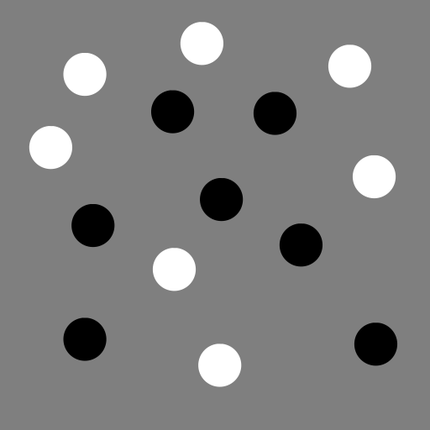
#> input picture Exam/Week 2/EX_2_data/test_blob_uniform.png, 430 x 430 px, shrunk from 512 x 512 before the run
$ jupyter execute 'Exam notebook week 2.ipynb'
#> lines starting #> are read from the running program, lines starting #| are printed output that depends on the picture; long printed decimals are rounded
# Exam Introduction

Scale-space blob detection is a technique used to detect blobs in an image by scanning through scale space.

This is important because objects have different physical size (flower example), and the distance to the camera may be unknown. Important for feature based analysis because we may not know at which scale features are in image!

Scale space is a space represented by a one-parameter family of smoothed image (using a Gaussian or derivate of a Gaussian), where the scale $t$ is the scale parameter. Allows us to represent an image at multiple scales. The intepretation here is that at scale $t$, any image structures of spatial size smaller than $\sqrt(t)$ will have been smoothed away. We define scale space at $t$ as:

$$
L(x,y,t) = g_t(x,y)*I
$$

Depending on the feature we want to extract, we convolve with different types of Gaussians. To detect blobs we look for spatial maxima and minima of the scale-space Laplacian:

$$
\nabla^2 L = L_{xx} + L_{yy}
$$

## Example with known r

* Perform $L_{xx}$ and $L_{yy}$ using $t=25^2/2$ (radius of circles are r=25).
* Find peak local mins and max.
* Plot local mins and max.
* Plot r = 25.

#### Extra
1. Remember the properties of the gaussian kernel:
    * Semigroup structure
    * Seperable
    * Does not introduce artefacts when going to higher scale etc.
2. Why use the laplacian for blob detection?
    * Gives high reponse at blobs. We detect blobs as the max and min of the image convolved with the Laplacian.
3. Remeber to normalize the scale space!

## Test implementation:

[cell 1]
#
import cv2
import numpy as np
import matplotlib.pyplot as plt
import scipy
from scipy import ndimage
import math
from skimage import feature

def gaussian(t=3, s=3):
    x = np.arange(-np.ceil(s*np.sqrt(t)), np.ceil((s*np.sqrt(t)))+1)
    filt = 1.0/np.sqrt(t*2.0*np.pi)*np.exp(-(x**2.0)/(2.0*t))
    return np.array([filt])

def fst_deriv_gaussian(t=3, s=3):
    x = np.arange(-np.ceil(s*np.sqrt(t)), np.ceil((s*np.sqrt(t)))+1)
    filt = (-x/t)*gaussian(t, s=s)
    return np.array([filt])

def scd_deriv_gaussian(t=3, s=3):
    x = np.arange(-np.ceil(s*np.sqrt(t)), np.ceil((s*np.sqrt(t)))+1)
    filt = ((x**2.0)/(t**2.0) - 1/t)*gaussian(t, s=s)
    return filt

img = cv2.imread('EX_2_data/test_blob_uniform.png', cv2.IMREAD_GRAYSCALE)
#> img is the input picture: shape (430, 430); min 0, max 255, mean 127.1
img = img.astype(float)
plt.imshow(img)
plt.show()

t = 25**2/2 # the variance of the filter
s = 3 # multiplier for finding kernel width
scd_gauss = scd_deriv_gaussian(t, s) # Second dev. gaussian filter
gauss = gaussian(t, s) # Gaussian filter

L_xx = img
L_xx = scipy.ndimage.convolve(L_xx, scd_gauss)
L_xx = scipy.ndimage.convolve(L_xx, gauss.transpose())
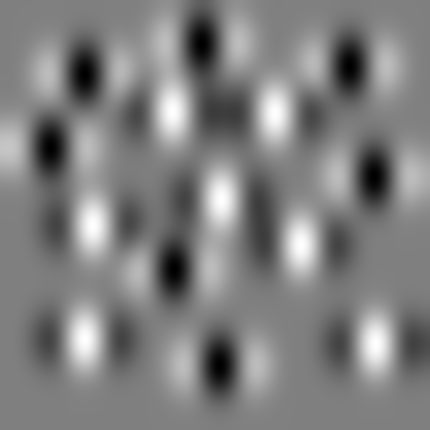
#> L_xx: shape (430, 430) float64; min -0.153, max 0.135, mean -0.00861; drawn with min black and max white

L_yy = img
L_yy = scipy.ndimage.convolve(L_yy, scd_gauss.transpose())
L_yy = scipy.ndimage.convolve(L_yy, gauss)

L_nab = L_xx + L_yy
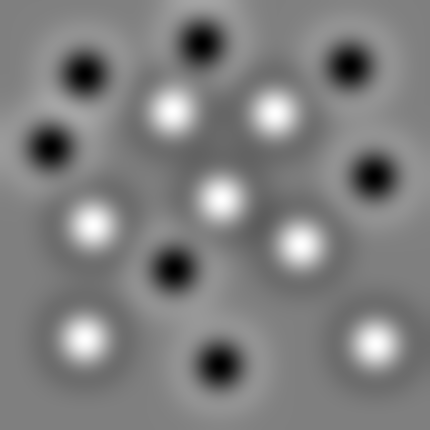
#> L_nab: shape (430, 430) float64; min -0.307, max 0.271, mean -0.0172; drawn with min black and max white

# Show the filtered image:
plt.imshow(L_nab, cmap = "gray")
plt.show()
print("Min: ", min(map(lambda x: min(x), L_nab)))
#| Min:  -0.3074
print("Max: ", max(map(lambda x: max(x), L_nab)))
#| Max:  0.2709
center_min = feature.peak_local_max(-L_nab, min_distance=1, threshold_rel=0.9)
#> center_min = [[43, 201], [269, 174], [365, 219], [66, 349], [176, 374], [147, 50], [74, 84]]
center_max = feature.peak_local_max(L_nab, min_distance=1, threshold_rel=0.9)
#> center_max = [[111, 172], [199, 221], [225, 93], [339, 84], [344, 375], [113, 275], [244, 301]]
fig = plt.figure(figsize=(9,6))
ax = fig.add_subplot(1,1,1)

im1 = ax.imshow(img, cmap='viridis')
ax.set_title('Image_with centers and circles')
ax.scatter(center_min[:,1], center_min[:,0], c='blue', s=4)
ax.scatter(center_max[:,1], center_max[:,0], c='red', s=4)
for iCirc in range(len(center_min[:,1])):
    circ = plt.Circle((center_min[iCirc,1], center_min[iCirc,0]), 25, edgecolor='blue', facecolor='None', fill=False)
    ax.add_artist(circ)
#> this loop made 7 passes
for iCirc in range(len(center_max[:,1])):
    circ = plt.Circle((center_max[iCirc,1], center_max[iCirc,0]), 25, edgecolor='red', facecolor='None', fill=False)
    ax.add_artist(circ)
fig.show()
fig.tight_layout()

Note that the separability of the gaussians are used to speed up computations.

[cell 2]
#
def scanScaleSpace(img, t_lst, s=3):
#> called with t_lst = array of shape (35,), s = 3
    r, c = img.shape
#> r = 430; c = 430
    L = np.zeros((len(t_lst),r,c))

    for i, t in enumerate(t_lst):
        scd_gauss = scd_deriv_gaussian(t, s) # Second dev. gaussian filter
        gauss = gaussian(t, s) # Gaussian filter

        L_xx = img
        L_xx = scipy.ndimage.convolve(L_xx, scd_gauss)
        L_xx = scipy.ndimage.convolve(L_xx, gauss.transpose())

        L_yy = img
        L_yy = scipy.ndimage.convolve(L_yy, scd_gauss.transpose())
        L_yy = scipy.ndimage.convolve(L_yy, gauss)

        L_nab = t*(L_xx + L_yy)

        L[i,:,:] = L_nab
#> this loop made 35 passes
#> pass 1, in scanScaleSpace, `L_yy = scipy.ndimage.convolve(L_yy, gauss)`:
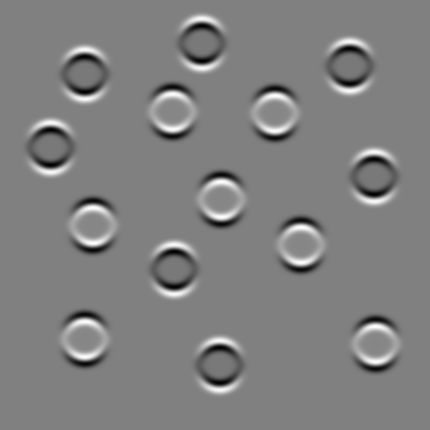
#> L_yy: shape (430, 430) float64; min -2.62, max 2.33, mean -0.13; drawn with min black and max white

    return L
min_size = 5
max_size = 40
sizes = np.arange(min_size, max_size)
t_lst = sizes**2/2

scale_space_L = scanScaleSpace(img, t_lst)
center_min = feature.peak_local_max(-scale_space_L, min_distance=1, threshold_rel=0.9)
#> center_min = [[17, 147, 50], [17, 269, 174], [17, 365, 219], [17, 43, 201], [17, 74, 84], [17, 176, 374], [17, 66, 349]]
center_max = feature.peak_local_max(scale_space_L, min_distance=1, threshold_rel=0.9)
#> center_max = [[16, 199, 221], [16, 111, 172], [16, 225, 93], [16, 339, 84], [16, 344, 375], [16, 113, 275], [16, 244, 301]]

center_min_2d = center_min[:,1:]
#> center_min_2d = [[147, 50], [269, 174], [365, 219], [43, 201], [74, 84], [176, 374], [66, 349]]
center_max_2d = center_max[:,1:]
#> center_max_2d = [[199, 221], [111, 172], [225, 93], [339, 84], [344, 375], [113, 275], [244, 301]]
# We plot the points from all detected scales:
fig = plt.figure(figsize=(9,6))
ax = fig.add_subplot(1,1,1)

im1 = ax.imshow(img, cmap='viridis')
ax.set_title('Image_with centers and circles')
ax.scatter(center_min_2d[:,1], center_min_2d[:,0], c='blue', s=4)
ax.scatter(center_max_2d[:,1], center_max_2d[:,0], c='red', s=4)
for iCirc in range(len(center_min_2d[:,1])):
    circ = plt.Circle((center_min_2d[iCirc,1], center_min_2d[iCirc,0]), sizes[center_min[iCirc,0]], edgecolor='blue', facecolor='None', fill=False)
    ax.add_artist(circ)
for iCirc in range(len(center_max_2d[:,1])):
    circ = plt.Circle((center_max_2d[iCirc,1], center_max_2d[iCirc,0]), sizes[center_max[iCirc,0]], edgecolor='red', facecolor='None', fill=False)
    ax.add_artist(circ)
fig.show()
fig.tight_layout()
print("Detected scales: ", sizes[19], ", ", sizes[20], ", ", sizes[21])

## Real world example

In generic problems we do not know radius of blobs, so we must sweep across $t$ for different values and detect local maxima and minima to find the best scales. Look at scale space as 3-D space $(x, y, t)$. Find local maxima and minima across whole scale space comparing pixels with 26 neighbours. Must scale normalize to make scales comparable as we smoothen (and thus flatten) derivative values. Also min threshold on Laplacian value to remove noise.

[cell 3]
#
img = cv2.imread('EX_2_data/test_blob_varying.png', cv2.IMREAD_GRAYSCALE)
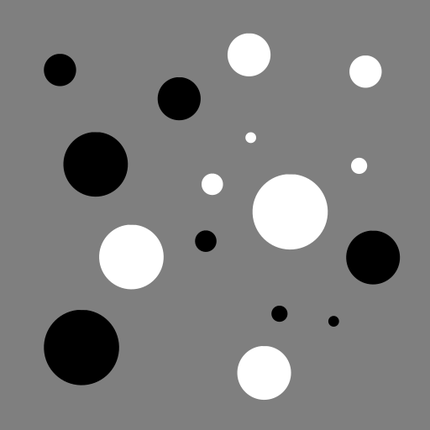
#> input picture Exam/Week 2/EX_2_data/test_blob_varying.png, 430 x 430 px, shrunk from 512 x 512 before the run
#> img is the input picture: shape (430, 430); min 0, max 255, mean 127.1
img = img.astype(float)
plt.imshow(img)
plt.show()
min_size = 5
max_size = 50
sizes = np.arange(min_size, max_size)
t_lst = sizes**2/2

scale_space_L = scanScaleSpace(img, t_lst)
#> the loop in scanScaleSpace (call 2), `for i, t in enumerate(t_lst):` made 45 passes
#> pass 1, in scanScaleSpace (call 2), `L_yy = scipy.ndimage.convolve(L_yy, scd_gauss.transpose())`:
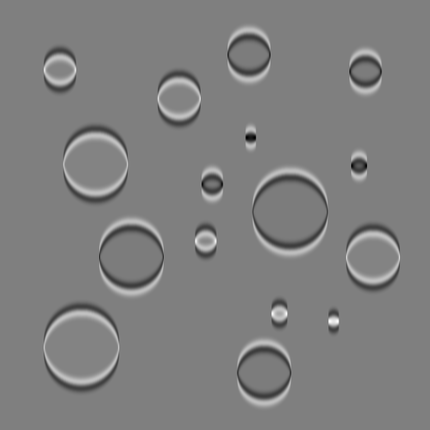
#> L_yy: shape (430, 430) float64; min -4.96, max 4.69, mean -0.13; drawn with min black and max white

center_min = feature.peak_local_max(-scale_space_L, min_distance=1, threshold_rel=0.9)
#> center_min = [[30, 257, 131], [34, 212, 291], [22, 372, 264], [11, 71, 365], [17, 54, 249], [3, 165, 359], [6, 184, 212]]
center_max = feature.peak_local_max(scale_space_L, min_distance=1, threshold_rel=0.9)
#> center_max = [[34, 346, 82], [6, 241, 205], [37, 345, 82], [22, 257, 372], [28, 165, 95], [3, 313, 279], [12, 69, 60], [16, 98, 179]]

center_min_2d = center_min[:,1:]
#> center_min_2d = [[257, 131], [212, 291], [372, 264], [71, 365], [54, 249], [165, 359], [184, 212]]
center_max_2d = center_max[:,1:]
#> center_max_2d = [[346, 82], [241, 205], [345, 82], [257, 372], [165, 95], [313, 279], [69, 60], [98, 179]]
fig = plt.figure(figsize=(9,6))
ax = fig.add_subplot(1,1,1)

im1 = ax.imshow(img, cmap='viridis')
ax.set_title('Image_with centers and circles')
ax.scatter(center_min_2d[:,1], center_min_2d[:,0], c='blue', s=4)
ax.scatter(center_max_2d[:,1], center_max_2d[:,0], c='red', s=4)
for iCirc in range(len(center_min_2d[:,1])):
    circ = plt.Circle((center_min_2d[iCirc,1], center_min_2d[iCirc,0]), sizes[center_min[iCirc,0]], edgecolor='blue', facecolor='None', fill=False)
    ax.add_artist(circ)
for iCirc in range(len(center_max_2d[:,1])):
    circ = plt.Circle((center_max_2d[iCirc,1], center_max_2d[iCirc,0]), sizes[center_max[iCirc,0]], edgecolor='red', facecolor='None', fill=False)
    ax.add_artist(circ)
#> this loop made 8 passes
fig.show()
fig.tight_layout()

## Glass fibers:

[cell 4]
#
img = cv2.imread('EX_2_data/CT_lab_high_res.png', cv2.IMREAD_GRAYSCALE)
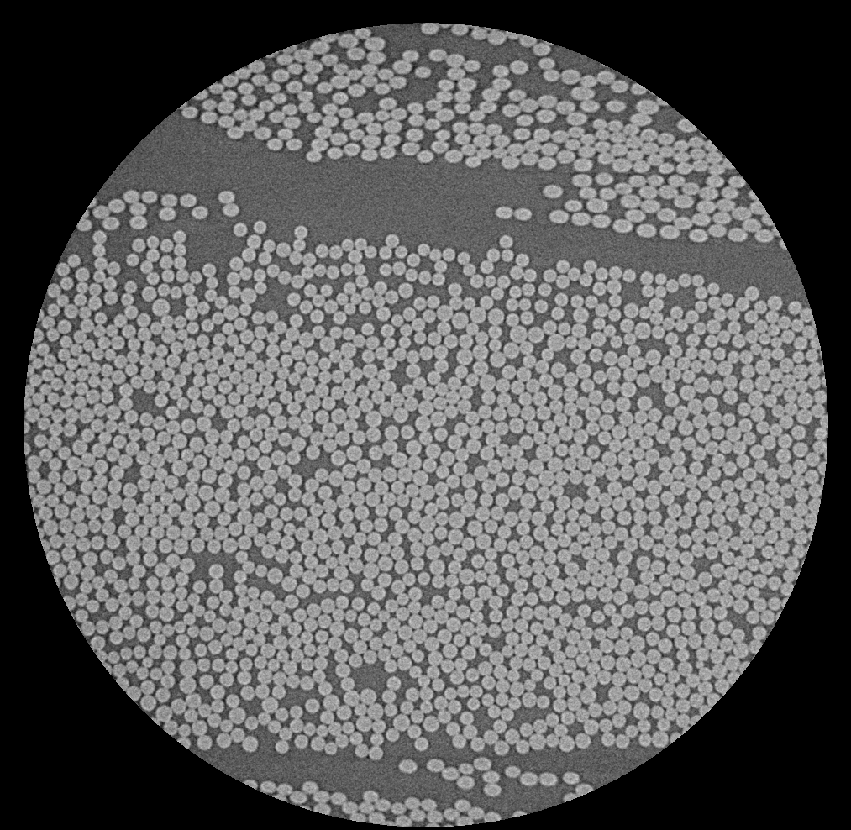
#> input picture Exam/Week 2/EX_2_data/CT_lab_high_res.png, 851 x 830 px, shrunk from 1013 x 988 before the run
#> img is the input picture: shape (830, 851); min 0, max 220, mean 93.5
img = img.astype(float)
plt.imshow(img)
plt.show()

[cell 5]
#min_size = 2
#max_size = 12

min_size = 4
max_size = 10
sizes = np.arange(min_size, max_size)
t_lst = sizes**2/2

scale_space_L = scanScaleSpace(img, t_lst)
#> the loop in scanScaleSpace (call 3), `for i, t in enumerate(t_lst):` made 6 passes
#> pass 1, in scanScaleSpace (call 3), `L_xx = scipy.ndimage.convolve(L_xx, gauss.transpose())`:
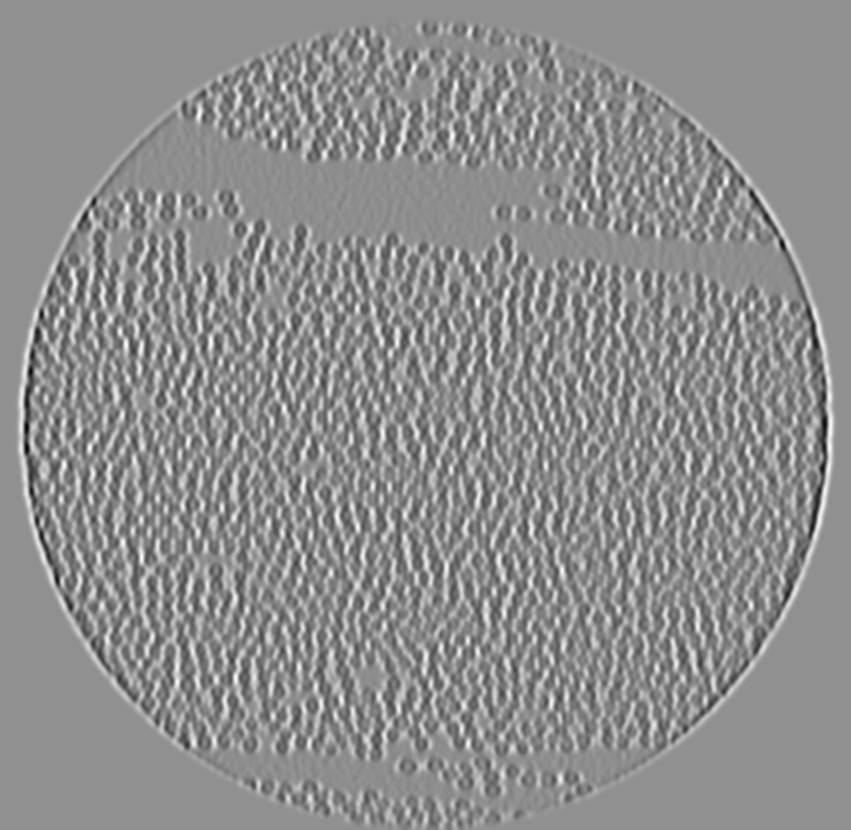
#> L_xx: shape (830, 851) float64; min -6.88, max 5.29, mean -0.106; drawn with min black and max white
#> pass 1, in scanScaleSpace (call 3), `L_yy = scipy.ndimage.convolve(L_yy, gauss)`:
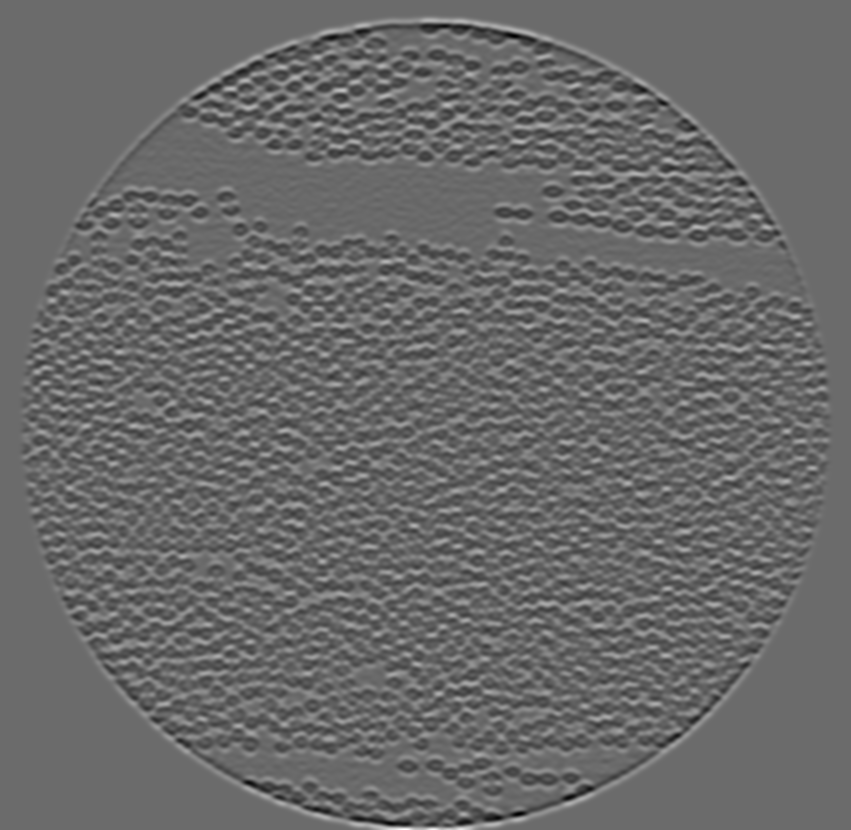
#> L_yy: shape (830, 851) float64; min -6.7, max 9.18, mean -0.106; drawn with min black and max white

#enter_min = feature.peak_local_max(-scale_space_L, min_distance=1, threshold_rel=0.25)
#center_max = feature.peak_local_max(scale_space_L, min_distance=1, threshold_rel=0.25)

center_min = feature.peak_local_max(-scale_space_L, min_distance=1, threshold_rel=0.3)
#> center_min = 1717 rows, first 8: [3, 28, 429], [4, 125, 685], [2, 89, 638], [3, 224, 83], [2, 817, 494], [3, 432, 821], [3, 29, 459], [3, 181, 738]
center_max = feature.peak_local_max(scale_space_L, min_distance=1, threshold_rel=0.3)
#> center_max = 425 rows, first 8: [1, 104, 451], [1, 366, 334], [1, 664, 709], [1, 348, 227], [1, 595, 91], [1, 738, 329], [1, 661, 177], [1, 365, 379]

center_min_2d = center_min[:,1:]
#> center_min_2d = 1717 pairs, first value 28 to 822, second value 28 to 824
center_max_2d = center_max[:,1:]
#> center_max_2d = 425 pairs, first value 20 to 816, second value 21 to 830
# We plot the points from all detected scales:
fig = plt.figure(figsize=(9,6))
ax = fig.add_subplot(1,1,1)

im1 = ax.imshow(img, cmap='viridis')
ax.set_title('Image_with centers and circles')
#ax.scatter(center_min_2d[:,1], center_min_2d[:,0], c='red', s=4)
#ax.scatter(center_max_2d[:,1], center_max_2d[:,0], c='red', s=4)
for iCirc in range(len(center_min_2d[:,1])):
    circ = plt.Circle((center_min_2d[iCirc,1], center_min_2d[iCirc,0]), sizes[center_min[iCirc,0]], edgecolor='red', facecolor='None', fill=False)
    ax.add_artist(circ)
#for iCirc in range(len(center_max_2d[:,1])):
#    circ = plt.Circle((center_max_2d[iCirc,1], center_max_2d[iCirc,0]), sizes[center_max[iCirc,0]], edgecolor='red', facecolor='None', fill=False)
#    ax.add_artist(circ)
fig.show()
fig.tight_layout()
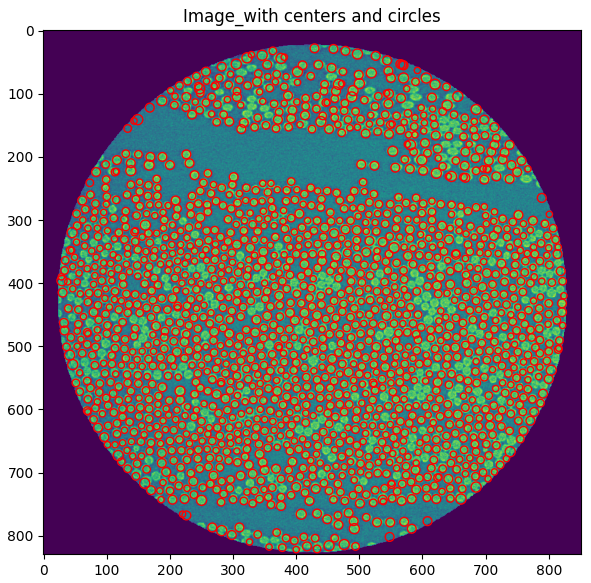
#> figure drawn by matplotlib, 1 panel

[cell 6]
plt.hist(center_min[:,0]+min_size, bins=4)
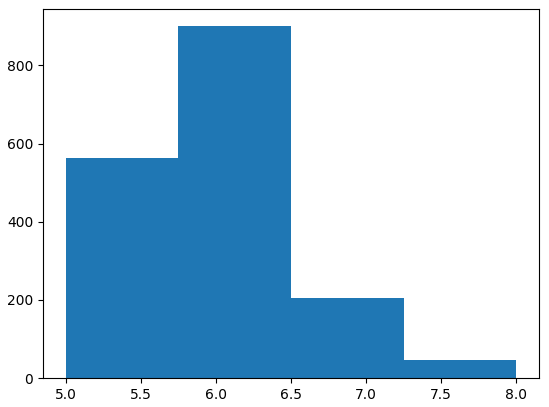
#> figure drawn by matplotlib, 1 panel; tallest bar 900 high, from x = 5.75 to 6.5
